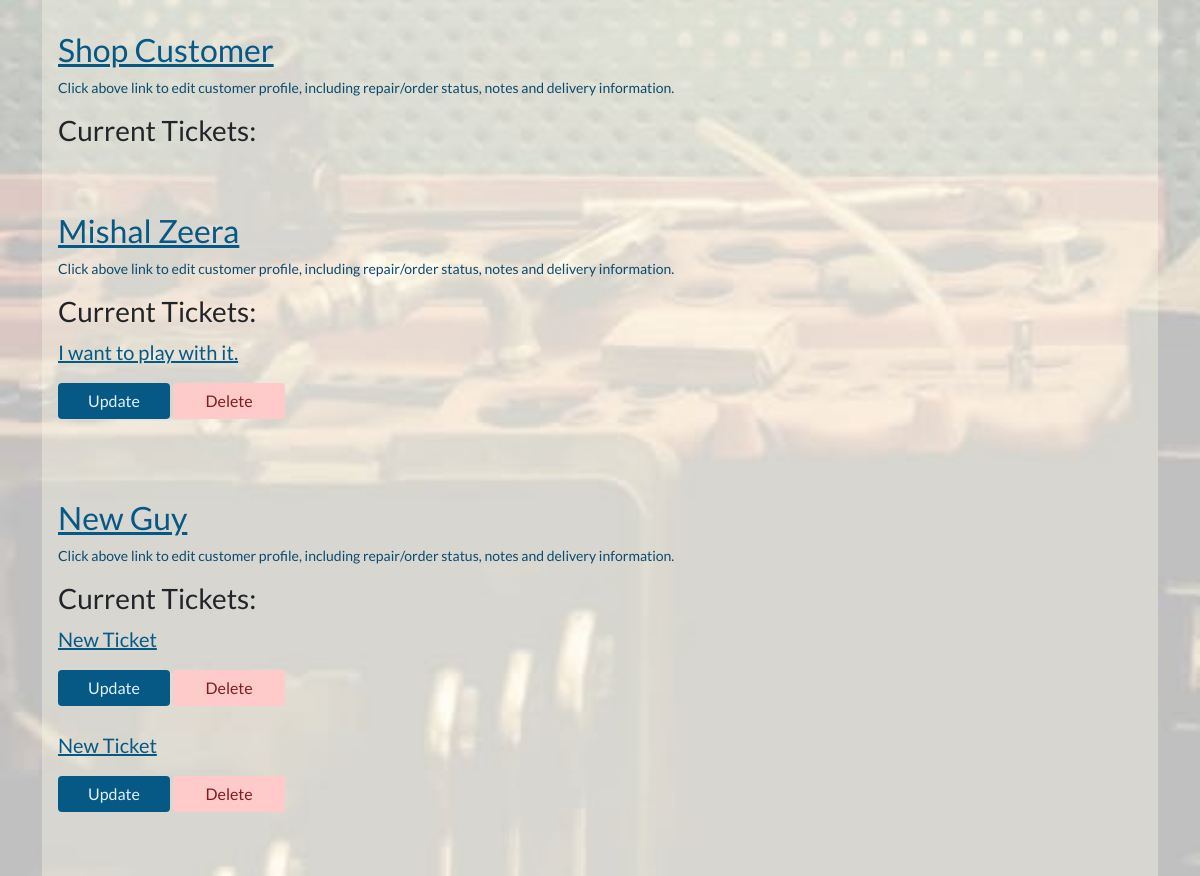
The app's page /workshop/ticket-overview/ (signed in, lower part), older data.
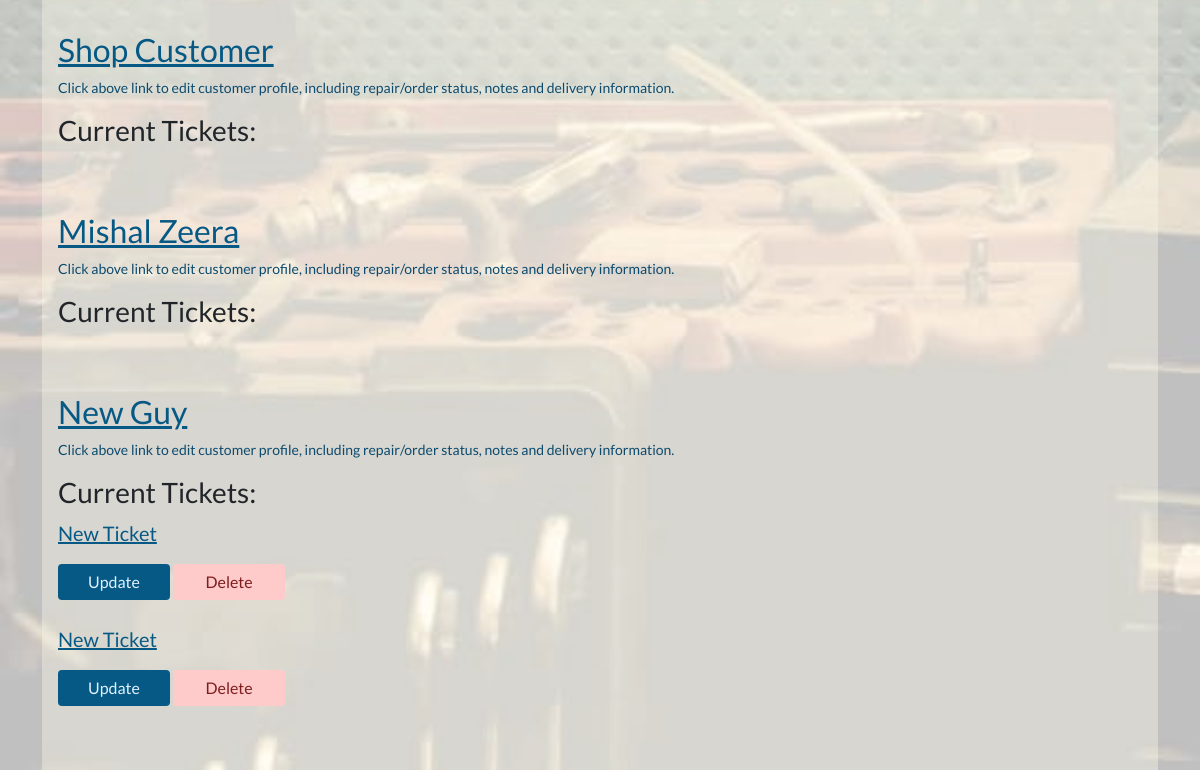
The same page, newer data.
### profiles/models.py (models this page shows, shortened)
class Customer(models.Model):
    username = models.OneToOneField(
        User, on_delete=models.CASCADE, null=True, editable=False)
    email = models.EmailField(unique=True, default="start@domain.dj")
    full_name = models.CharField(max_length=100, null=True, blank=True)
    address1 = models.CharField(max_length=100, null=True, blank=True)
    address2 = models.CharField(max_length=100, null=True, blank=True)
    postcode = models.CharField(max_length=40, null=True, blank=True)
    town_or_city = models.CharField(max_length=40, null=True, blank=True)
    country = models.CharField(max_length=40, null=True, blank=True)
    notes = models.TextField(null=True, blank=True)
    staff_notes = models.TextField(null=True, blank=True)
    has_active_shop_orders = models.BooleanField(default=False)
    has_active_repairs = models.BooleanField(default=False)

### repairs_restorals/models.py (models this page shows, shortened)
class ServiceTicket(models.Model):
    customer = models.ForeignKey(
        Customer, related_name='service_ticket', on_delete=models.CASCADE)
    workshop_staff_responsible = models.ForeignKey(
        StaffMember, related_name='staff_tickets', on_delete=models.CASCADE)
    title = models.CharField(max_length=255)
    date_created = models.DateField(auto_now_add=True, editable=False)
    last_updated = models.DateField(auto_now=True, editable=False)
    service_description = models.TextField()
    link_to_desired_materials_1 = models.URLField(null=True, blank=True)
    link_to_desired_materials_2 = models.URLField(null=True, blank=True)
    link_to_desired_materials_3 = models.URLField(null=True, blank=True)
    is_completed = models.BooleanField(default=False)
    has_invoice = models.BooleanField(default=False)

### repairs_restorals/views.py (the view)
# urls.py: path('ticket-overview/', views.WorkshopStaffTicketOverview.as_view(),
class WorkshopStaffTicketOverview(GroupRequiredMixin, ListView):
    group_required = [u'Workshop Staff']
    queryset = Customer.objects.prefetch_related(
        'service_ticket').filter(has_active_repairs=True)
    template_name = 'repairs_restorals/workshop_ticket_overview.html'
    context_object_name = 'customers'

### invoices/contexts.py (called while the page is built, shortened)
def shopping_cart(request):
    template_cart = []
    products_count = 0
    order_amount = 0
    shipping = 0
    cart = request.session.get('cart', {})
    for item in enumerate(template_cart):
        products_count += 1
    order_total = order_amount + shipping
    stripe_total = round(order_total * 100)
    context = {
        'template_cart': template_cart,
        'products_count': products_count,
        'order_amount': order_amount,
        'shipping': shipping,
        'order_total': order_total,
        'stripe_total': stripe_total,
    }
    return context

### profiles/group_mixin_decorator.py (called while the page is built)
    def dispatch(self, request, *args, **kwargs):
        if not request.user.is_authenticated:
            raise PermissionDenied
        else:
            user_groups = []
            for group in request.user.groups.values_list('name', flat=True):
                user_groups.append(group)
            if len(set(user_groups).intersection(self.group_required)) <= 0:
                raise PermissionDenied
        return super(GroupRequiredMixin, self).dispatch(request, *args, **kwargs)

### repairs_restorals/templates/repairs_restorals/workshop_ticket_overview.html (shortened to what this page needs)
{% extends 'base.html' %}
{% load static %}
{% block extra_css %}
<link rel="stylesheet" href="{% static 'css/workshop_bg_image_trans.css' %}">
{% endblock %}
{% block content %}
{% for customer in customers %}
    <div class="transparent-card">
        <a href="{% url 'customer_account_update' pk=customer.id %}">
            <p class="h2">{{ customer.full_name }}</p>
        </a>
        <p class="small text-muted">Click above link to edit customer profile, including repair/order status, notes and delivery information. </p>
        <p class="h3">Current Tickets: </p>
        {% for ticket in customer.service_ticket.all %}
        {% if not ticket.is_completed %}
            <a href="{% url 'service_ticket' pk=ticket.id %}">
                <p class="lead">{{ ticket.title }}</p>
            </a>
            <a href="{% url 'update_service_ticket' pk=ticket.id %}" class="btn btn-info">
                Update
            </a>
            <a href="{% url 'ticket_delete' pk=ticket.id %}" class="btn btn-danger">
                Delete
            </a>
            <br>
        {% endif %}
        <br>
        {% endfor %}
        <br>
            {% for ticket in customer.service_ticket.all %}
            {% if ticket.is_completed %}
            <br>
            {% endif %}
            {% endfor%}
        </div>
{% endfor %}
{% endblock %}

Row changes from the older to the newer data that the page shows:
removed ServiceTicket: title "I want to play with it.", shown under Customer "Mishal Zeera"
